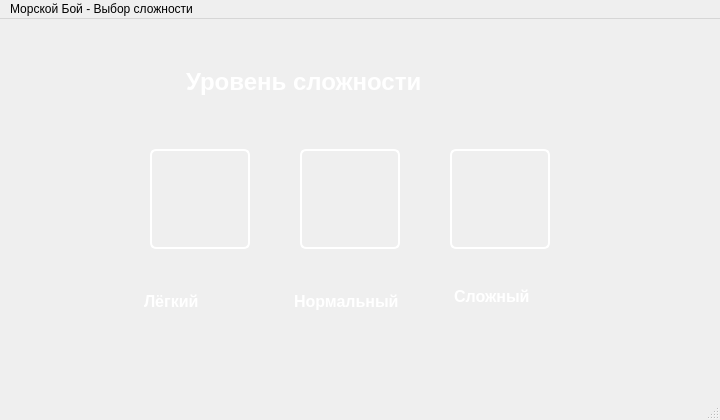
<?xml version="1.0" encoding="UTF-8"?>
<ui version="4.0">
 <class>RobotDifficulty</class>
 <widget class="QMainWindow" name="RobotDifficulty">
  <property name="geometry">
   <rect>
    <x>0</x>
    <y>0</y>
    <width>720</width>
    <height>420</height>
   </rect>
  </property>
  <property name="windowTitle">
   <string>MainWindow</string>
  </property>
  <property name="styleSheet">
   <string notr="true">background: qlineargradient(
    x1: 0, y1: 0,
    x2: 1, y2: 1,
    stop: 0 #a0e9ff,
    stop: 1 #00bcd4
);
</string>
  </property>
  <widget class="QWidget" name="centralwidget">
   <widget class="QLabel" name="label_easy">
    <property name="geometry">
     <rect>
      <x>140</x>
      <y>260</y>
      <width>121</width>
      <height>41</height>
     </rect>
    </property>
    <property name="styleSheet">
     <string notr="true">color: white;
background-color: transparent;
font-size: 12pt;
font-weight: bold;
padding-top: 4px;
qproperty-alignment: AlignHCenter;</string>
    </property>
    <property name="text">
     <string>Лёгкий</string>
    </property>
   </widget>
   <widget class="QPushButton" name="pushButton_easy">
    <property name="geometry">
     <rect>
      <x>150</x>
      <y>130</y>
      <width>100</width>
      <height>100</height>
     </rect>
    </property>
    <property name="styleSheet">
     <string notr="true">QPushButton {
    background-image: url(:/images/images/good_robot_icon.png);
    background-repeat: no-repeat;
    background-position: center;
    background-color: transparent;
    width: 32px;
    height: 32px;
    border: 2px solid white;
    border-radius: 6px;
}

QPushButton:hover {
    background-color: rgba(255, 255, 255, 0.1);
    border-color: #00bcd4;
}
</string>
    </property>
    <property name="text">
     <string/>
    </property>
   </widget>
   <widget class="QPushButton" name="pushButton_hard">
    <property name="geometry">
     <rect>
      <x>450</x>
      <y>130</y>
      <width>100</width>
      <height>100</height>
     </rect>
    </property>
    <property name="styleSheet">
     <string notr="true">QPushButton {
    background-image: url(:/images/images/bad_robot.png);
    background-repeat: no-repeat;
    background-position: center;
    background-color: transparent;
    width: 32px;
    height: 32px;
    border: 2px solid white;
    border-radius: 6px;
}

QPushButton:hover {
    background-color: rgba(255, 255, 255, 0.1);
    border-color: #00bcd4;
}
</string>
    </property>
    <property name="text">
     <string/>
    </property>
   </widget>
   <widget class="QLabel" name="label_hard">
    <property name="geometry">
     <rect>
      <x>450</x>
      <y>260</y>
      <width>101</width>
      <height>31</height>
     </rect>
    </property>
    <property name="styleSheet">
     <string notr="true">color: white;
background-color: transparent;
font-size: 12pt;
font-weight: bold;
padding-top: 4px;
qproperty-alignment: AlignHCenter;</string>
    </property>
    <property name="text">
     <string>Сложный</string>
    </property>
   </widget>
   <widget class="QPushButton" name="pushButton_return">
    <property name="geometry">
     <rect>
      <x>30</x>
      <y>30</y>
      <width>51</width>
      <height>51</height>
     </rect>
    </property>
    <property name="styleSheet">
     <string notr="true">QPushButton {
    background-image: url(:/images/images/return_button.png);
    background-repeat: no-repeat;
    background-position: center;
    background-color: transparent;
    border: none;
    width: 32px;
    height: 32px;
}

QPushButton:hover {
    background-color: rgba(255, 255, 255, 0.1);
}</string>
    </property>
    <property name="text">
     <string/>
    </property>
   </widget>
   <widget class="QLabel" name="label_title">
    <property name="geometry">
     <rect>
      <x>180</x>
      <y>40</y>
      <width>321</width>
      <height>41</height>
     </rect>
    </property>
    <property name="styleSheet">
     <string notr="true">color: white;
background-color: transparent;
font-size: 18pt;
font-weight: bold;
padding-top: 4px;
qproperty-alignment: AlignHCenter;</string>
    </property>
    <property name="text">
     <string>Уровень сложности</string>
    </property>
   </widget>
   <widget class="QLabel" name="label_normal">
    <property name="geometry">
     <rect>
      <x>290</x>
      <y>260</y>
      <width>131</width>
      <height>41</height>
     </rect>
    </property>
    <property name="styleSheet">
     <string notr="true">color: white;
background-color: transparent;
font-size: 12pt;
font-weight: bold;
padding-top: 4px;
qproperty-alignment: AlignHCenter;</string>
    </property>
    <property name="text">
     <string>Нормальный</string>
    </property>
   </widget>
   <widget class="QPushButton" name="pushButton_normal">
    <property name="geometry">
     <rect>
      <x>300</x>
      <y>130</y>
      <width>100</width>
      <height>100</height>
     </rect>
    </property>
    <property name="styleSheet">
     <string notr="true">QPushButton {
    background-image: url(:/images/images/robot_icon.png);
    background-repeat: no-repeat;
    background-position: center;
    background-color: transparent;
    width: 32px;
    height: 32px;
    border: 2px solid white;
    border-radius: 6px;
}

QPushButton:hover {
    background-color: rgba(255, 255, 255, 0.1);
    border-color: #00bcd4;
}
</string>
    </property>
    <property name="text">
     <string/>
    </property>
   </widget>
  </widget>
  <widget class="QMenuBar" name="menubar">
   <property name="geometry">
    <rect>
     <x>0</x>
     <y>0</y>
     <width>720</width>
     <height>26</height>
    </rect>
   </property>
   <widget class="QMenu" name="menu">
    <property name="title">
     <string>Морской Бой - Выбор сложности</string>
    </property>
   </widget>
   <addaction name="menu"/>
  </widget>
  <widget class="QStatusBar" name="statusbar"/>
 </widget>
 <resources/>
 <connections/>
</ui>
